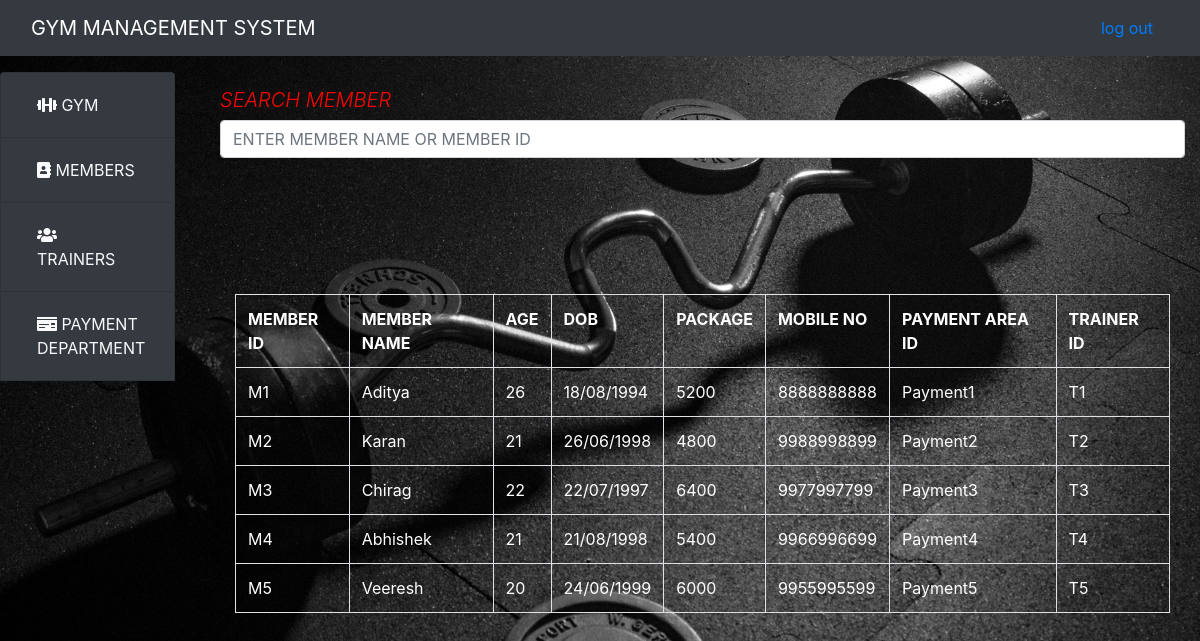
Before: /home.php?info=manage_member (signed in) with the older database file.
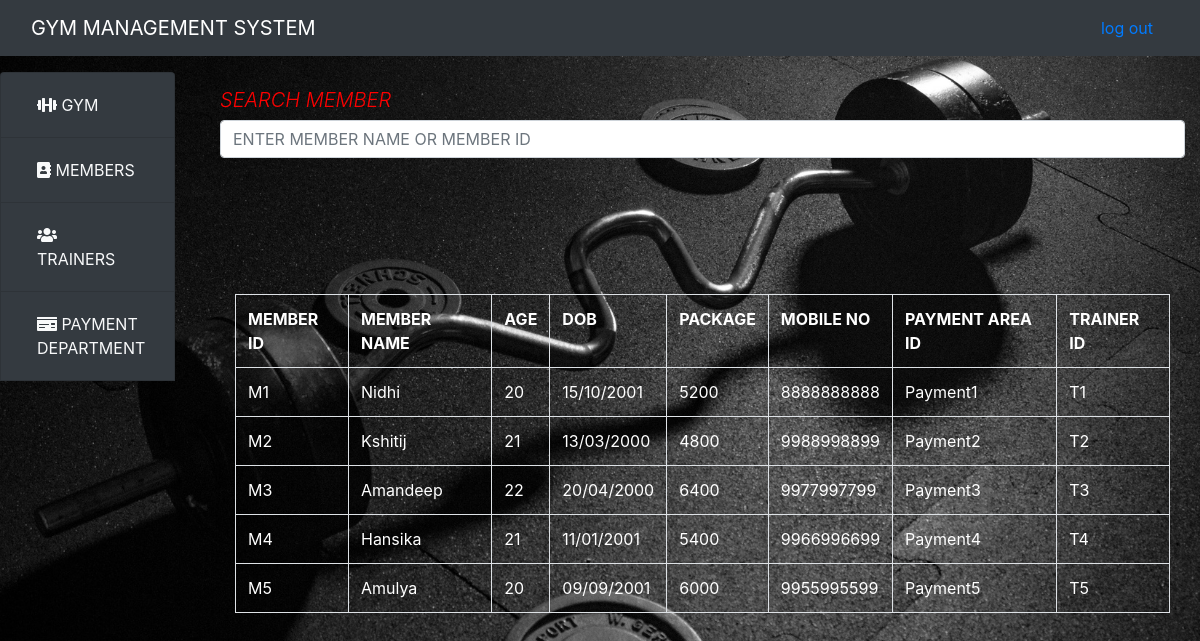
After: the same page with the newer database file.
### tables this page shows
CREATE TABLE `member` (
  `mem_id` varchar(20) NOT NULL,
  `name` varchar(30) DEFAULT NULL,
  `dob` varchar(20) DEFAULT NULL,
  `age` varchar(20) DEFAULT NULL,
  `package` varchar(10) DEFAULT NULL,
  `mobileno` varchar(10) DEFAULT NULL,
  `pay_id` varchar(20) DEFAULT NULL,
  `trainer_id` varchar(20) DEFAULT NULL
);

### manage_member.php (the view)
<div class="container">
	<form class="form-group mt-3" method="post" action="home.php?info=member_search">
		<h3 class="lead">SEARCH MEMBER</h3>
		<input type="text" name="name" class="form-control" placeholder="ENTER MEMBER NAME OR MEMBER ID">
	</form>
	<div class="container">
		<table class="table table-bordered table-hover">
			<tr>
				<th>MEMBER ID</th>
				<th>MEMBER NAME</th>
				<th>AGE</th>
				<th>DOB</th>
				<th>PACKAGE</th>
				<th>MOBILE NO</th>
				<th>PAYMENT AREA ID </th>
				<th>TRAINER ID</th>
			</tr>
			<?php
           require('db.php');
$all="SELECT * FROM member";
$all_query=mysqli_query($conn,$all);
if (mysqli_num_rows($all_query) > 0) {
    while($row = mysqli_fetch_assoc($all_query)) {
       echo "<tr>";
		echo "<td>".$row['mem_id']."</td>";
		echo "<td>".$row['name']."</td>";
		echo "<td>".$row['age']."</td>";
		echo "<td>".$row['dob']."</td>";
		echo "<td>".$row['package']."</td>";
		echo "<td>".$row['mobileno']."</td>";
		echo "<td>".$row['pay_id']."</td>";
		echo "<td>".$row['trainer_id']."</td>";
	   echo "</tr><br>";
    }
} else {
    echo "0 results";
}
?>
		</table>
	</div>
</div>

Changed rows visible on the page:
changed member "Payment1": name "Aditya" → "Nidhi"; age "26" → "20"; dob "18/08/1994" → "15/10/2001"
changed member "Payment2": name "Karan" → "Kshitij"; dob "26/06/1998" → "13/03/2000"
changed member "Payment3": name "Chirag" → "Amandeep"; dob "22/07/1997" → "20/04/2000"
changed member "Payment4": name "Abhishek" → "Hansika"; dob "21/08/1998" → "11/01/2001"
changed member "Payment5": name "Veeresh" → "Amulya"; dob "24/06/1999" → "09/09/2001"
